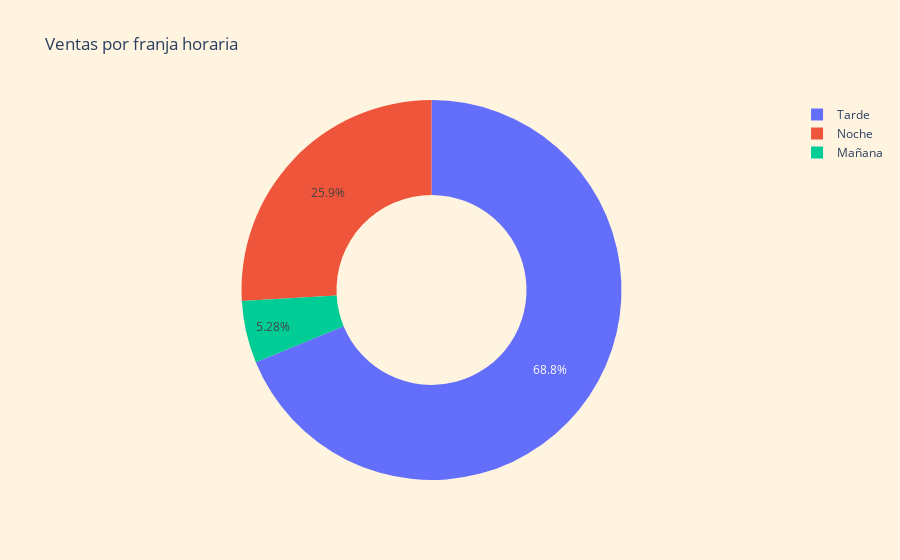

The notebook cell saved with this chart:
### Code cell
import pandas as pd
import plotly.express as px

ventas_franja_horaria = (data
    .groupby('franja_horaria')['Venta'].sum()
    .reset_index(name='Total_Ventas')
)

fig = px.pie(ventas_franja_horaria, 
             names='franja_horaria', 
             values='Total_Ventas', 
             title='Ventas por franja horaria', 
             hole=0.5)
fig.update_layout(plot_bgcolor='#FFF4E0', 
                  paper_bgcolor='#FFF4E0')

fig.show()

### Figure 1 — Plotly figure (JSON) as saved in the notebook; plotly's stock layout.template omitted (floating-point values rounded to 4 significant figures)
{"data": [{"domain": {"x": [0, 1], "y": [0, 1]}, "hole": 0.5, "hovertemplate": "franja_horaria=%{label}<br>Total_Ventas=%{value}<extra></extra>", "labels": ["Mañana", "Tarde", "Noche"], "legendgroup": "", "name": "", "showlegend": true, "type": "pie", "values": [298204203, 3885723209, 1464747733]}], "layout": {"legend": {"tracegroupgap": 0}, "paper_bgcolor": "#FFF4E0", "plot_bgcolor": "#FFF4E0", "title": {"text": "Ventas por franja horaria"}}}
